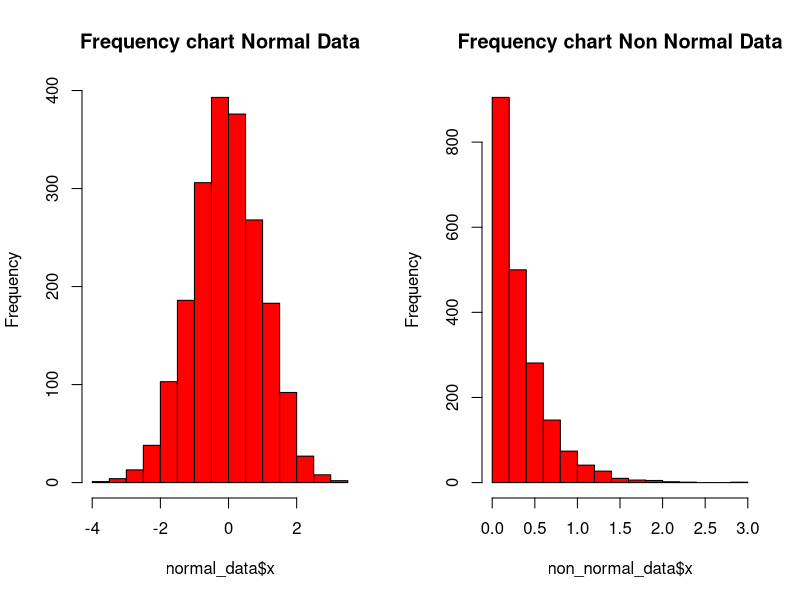
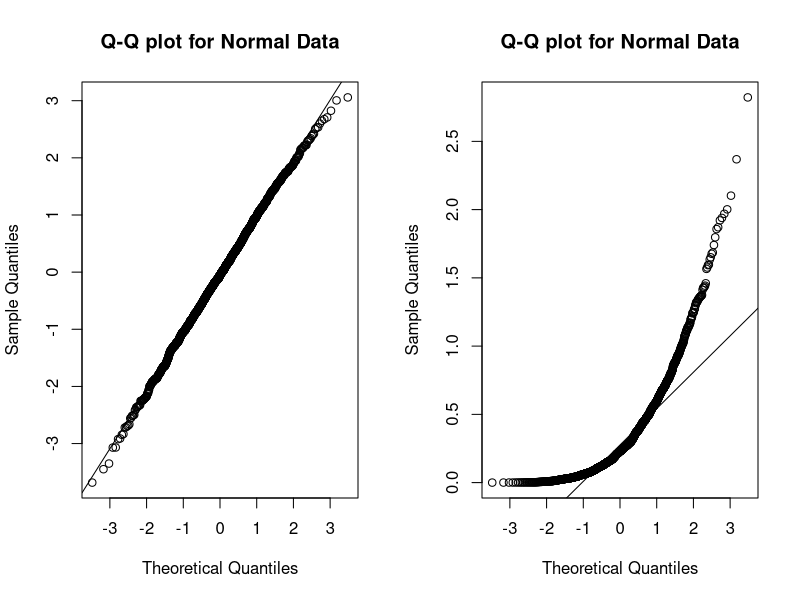
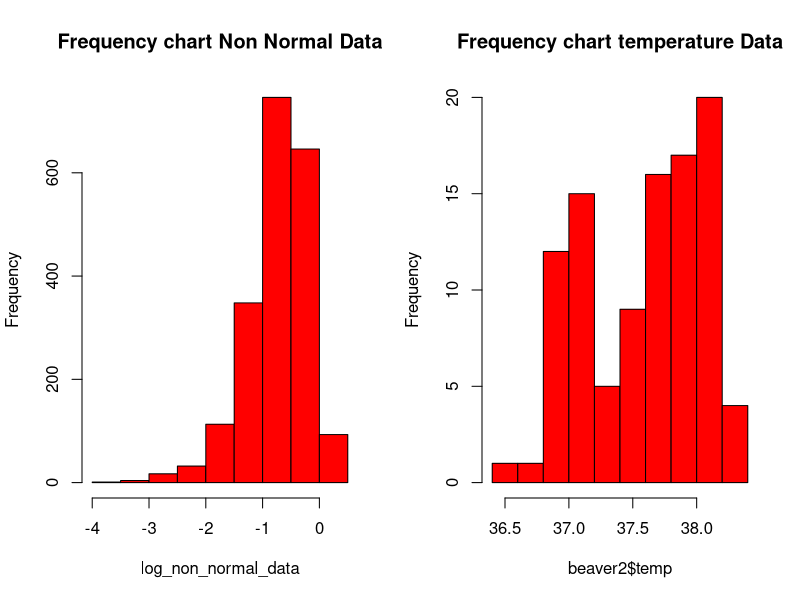
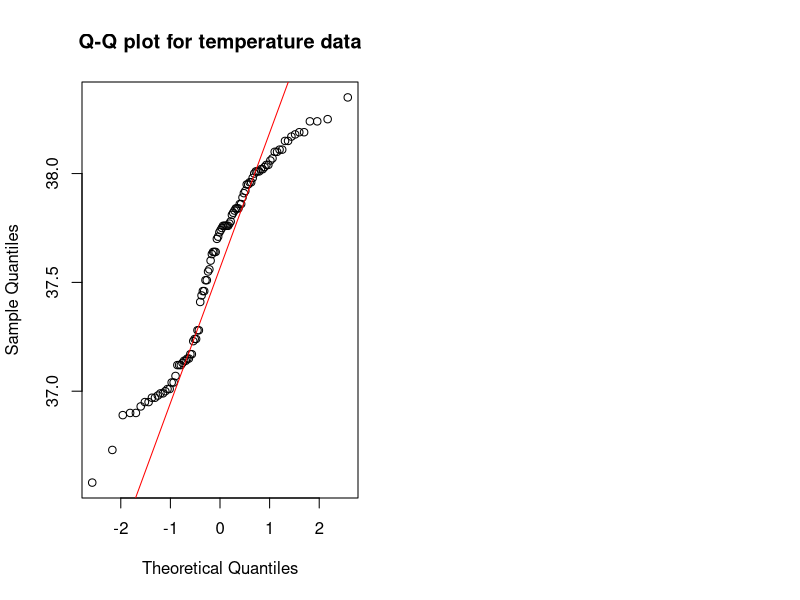
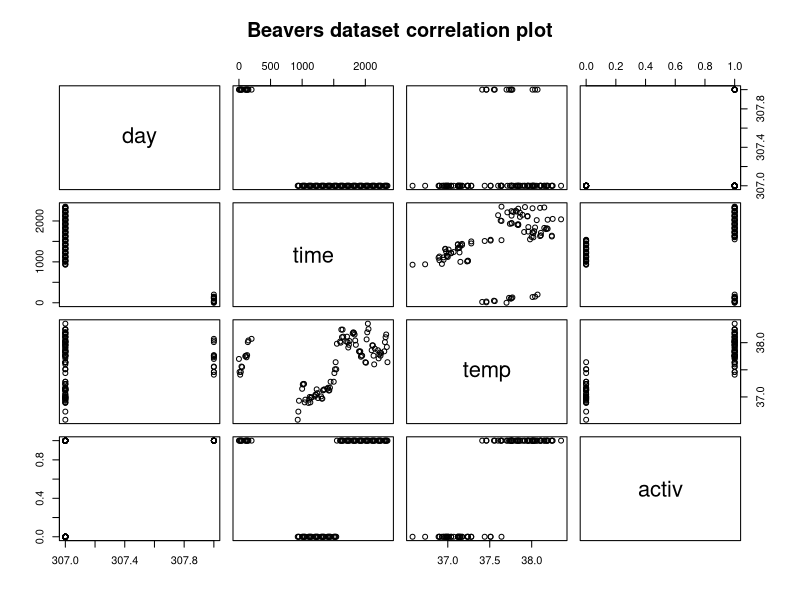
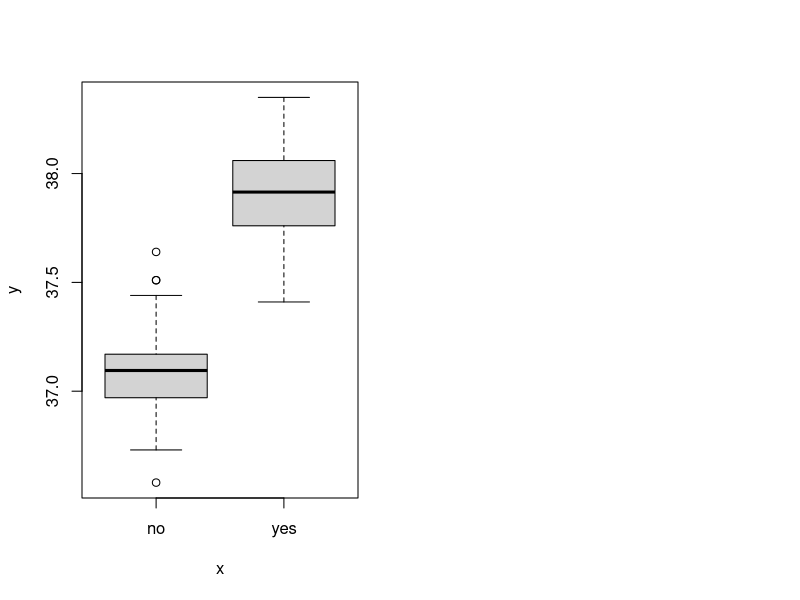
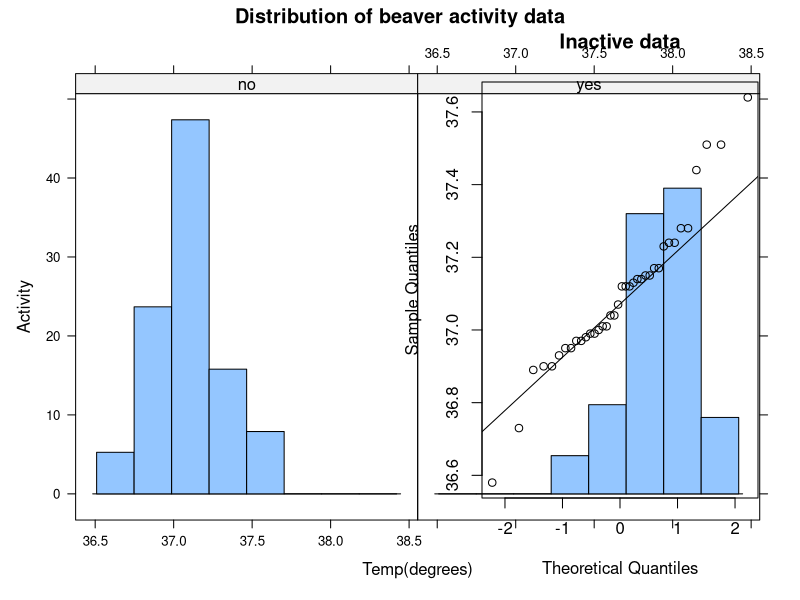

These figures' R source, in order:
#Read the data into dataframe

normal_data <- read.csv("NormalData.csv")
non_normal_data <- read.csv("NonNormalData.csv")
normal_data
non_normal_data

#Create histogram to show distribution

opar <- par(no.readonly = TRUE)
par(mfrow = c(1, 2))

hist(normal_data$x, 
     main = "Frequency chart Normal Data", 
     col = 'red')

hist(non_normal_data$x, 
     main = "Frequency chart Non Normal Data", 
     col = 'red')


#  Create a Q-Q plot for both data frames
# Check if points fall along one diagonal

qqnorm(normal_data$x, main = "Q-Q plot for Normal Data")
qqline(normal_data$x)

qqnorm(non_normal_data$x, main = "Q-Q plot for Normal Data")
qqline(non_normal_data$x)

# Shapiro-Wilk test
# If p-value > 0.05 then data variable is normally distributed
# If p-value < 0.05 then data variable is not normally distributed
# Test also presents a W statistic; we'll use the p-value

shapiro.test(normal_data$x)

# Shapiro- Wilk test for Non- Parametric Data

shapiro.test(non_normal_data$x)

# Perform the Kolmogorov-Smirnov test
# if p-value > 0.05 then data is normally distributed
# If p-value < 0.05 then data variable is not normally distributed

ks.test(normal_data$x, 'pnorm')
ks.test(non_normal_data$x, 'pnorm')

# Convert non-parametric data to transform
# log transform

log_non_normal_data <- log10(non_normal_data$x)

# If badly skewed data then use this

neg_skewed_log_non_normal_data <- log10(max(non_normal_data$x + 1) - non_normal_data$x )

hist(log_non_normal_data, 
     main = "Frequency chart Non Normal Data", 
     col = 'red')

#--------------------------------------Data questions for Beaver's dataset---------------------------------------
?beavers
str(beaver2)
beaver2

hist(beaver2$temp, 
     main = "Frequency chart temperature Data", 
     col = 'red')

qqnorm(beaver2$temp, main = "Q-Q plot for temperature data")
qqline(beaver2$temp, col = "Red")

shapiro.test(beaver2$temp)

# Research question1
# We would like to examine the mean body temperature of the beavers to determine
# whether activity has any effect on beaver body temperature.
# Devise a hypothesis test that we use for this analysis.

# Ans H0: Beaver activity has no effect on body temperature
# H1: Body activity has an effect on temperature

# Describe the variables you will use for the analysis. What type of variables are they?
# Do they need to be converted?

# look at the correlation between variables

pairs(beaver2, 
      labels  = colnames(beaver2), 
      main = "Beavers dataset correlation plot")

# we're examining body temp and activity
# so the vars need to be converted first

beaver2$activity <- factor(beaver2$activ, 
                           labels = c("no", "yes"))

# Analyse correlation of activity

plot(beaver2$activity, beaver2$temp)

library(lattice)
attach(beaver2)
histogram(~ temp | activity, 
          data = beaver2, 
          main = "Distribution of beaver activity data", 
          xlab = "Temp(degrees)",
          ylab = "Activity")

tapply(temp, activity, mean)

# Q-Q plot of activity
with(beaver2, {
  qqnorm(temp[activity == "no"],
         main = "Inactive data")
  qqline(temp[activity == "no"])
})


with(beaver2, 
     tapply(temp, activity, shapiro.test))




       